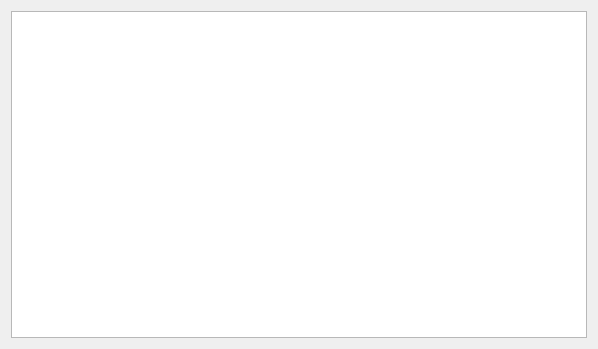
<?xml version="1.0" encoding="UTF-8"?>
<ui version="4.0">
 <class>AudioInfo</class>
 <widget class="QWidget" name="AudioInfo">
  <property name="geometry">
   <rect>
    <x>0</x>
    <y>0</y>
    <width>598</width>
    <height>349</height>
   </rect>
  </property>
  <property name="windowTitle">
   <string>Form</string>
  </property>
  <layout class="QGridLayout" name="gridLayout">
   <item row="0" column="0">
    <widget class="QPlainTextEdit" name="info">
     <property name="font">
      <font>
       <family>Ubuntu Mono</family>
      </font>
     </property>
     <property name="lineWrapMode">
      <enum>QPlainTextEdit::NoWrap</enum>
     </property>
     <property name="readOnly">
      <bool>true</bool>
     </property>
    </widget>
   </item>
  </layout>
 </widget>
 <resources/>
 <connections/>
</ui>
